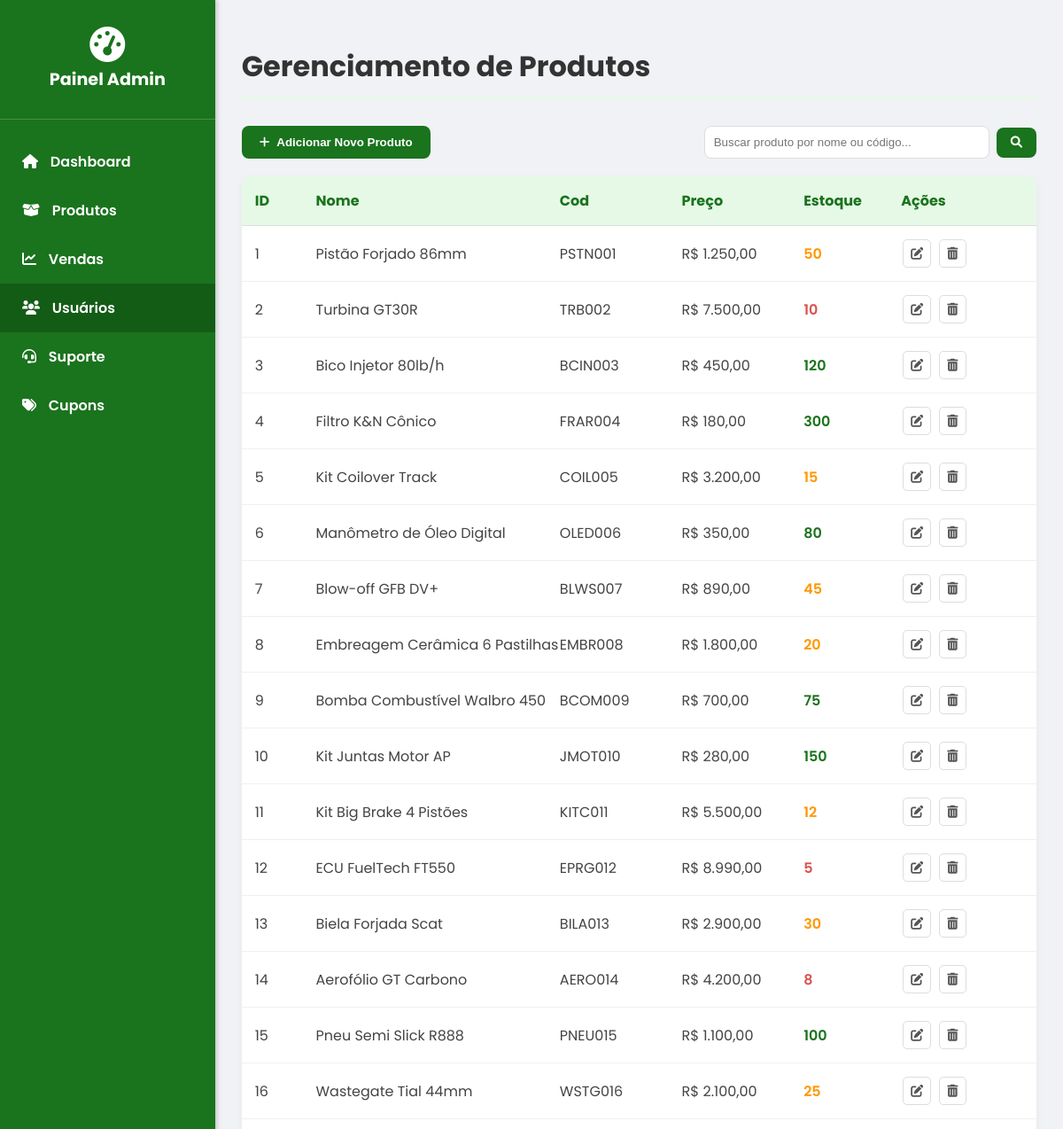
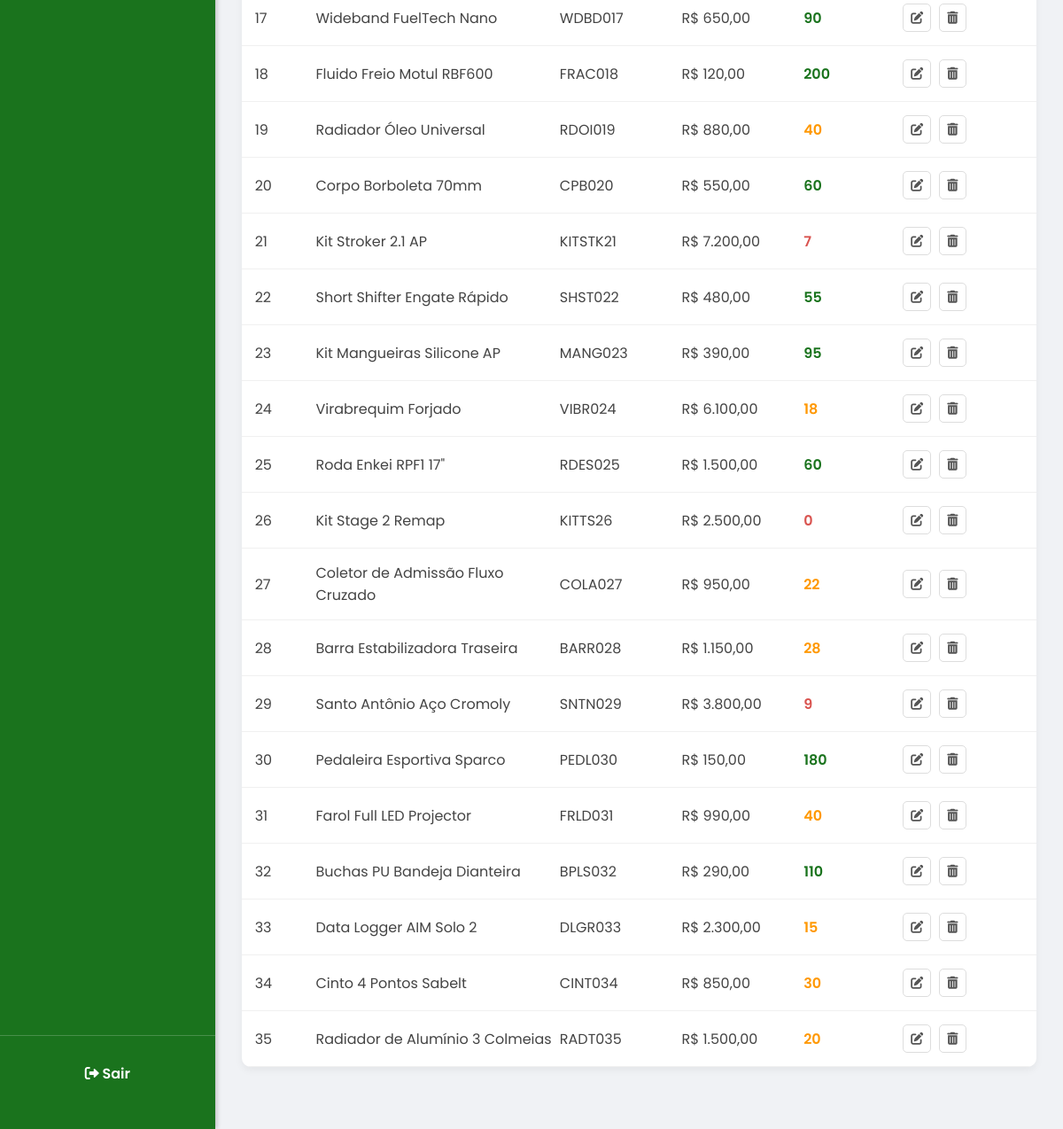
/produtos.php, run on the app's committed database (2 pictures, top to bottom).
### tables this page shows
CREATE TABLE IF NOT EXISTS produtos(
id_produto INT PRIMARY KEY AUTO_INCREMENT,
cod_produto VARCHAR(10),
nome_produto VARCHAR(150),
descricao_produto VARCHAR(255),
preco DECIMAL(10,2),
qtd_estoque INT,
categoria ENUM(
    'pistoes',
    'bielas',
    'virabrequins',
    'comando_valvulas',
    'tuchos_balancins',
    'juntas_motor',
    'kit_stroker',
    'kit_turbo',
    'turbina',
    'supercharger',
    'intercooler',
    'wastegate',
    'blowoff_valve',
    'tubulacoes_turbo',
    'filtro_ar_esportivo',
    'kit_admissao_direta',
    'corpo_borboleta',
    'coletor_admissao',
    'bomba_combustivel',
    'bico_injetor',
    'regulador_pressao_combustivel',
    'fuel_rail',
    'coletor_escape',
    'downpipe',
    'midpipe',
    'catback',
    'valvula_escapamento',
    'silencioso_esportivo',
    'ecu_programavel',
    'reprogramacao_ecu',
    'piggyback',
    'boost_controller',
    'sensores',
    'wideband',
    'data_logger',
    'embreagem_esportiva',
    'volante_motor_aliviado',
    'short_shifter',
    'diferencial_lsd',
    'kit_cambio',
    'coilover',
    'kit_suspensao_ar',
    'molas_esportivas',
    'barra_estabilizadora',
    'camber_kit',
    'bracos_regulaveis',
    'buchas_poliuretano',
    'kit_big_brake',
    'disco_freio',
    'pastilha_esportiva',
    'mangueira_malha_aco',
    'fluido_freio',
    'radiador',
    'ventoinha',
    'mangueira_silicone',
    'termostato_esportivo',
    'radiador_oleo',
    'reservatorio_expansao',
    'aerofolio',
    'splitter_dianteiro',
    'difusor_traseiro',
    'saias_laterais',
    'capo_fibra',
    'grade_frontal',
    'scoop_capo',
    'roda_esportiva',
    'roda_beadlock',
    'pneu_semi_slick',
    'pneu_slick',
    'espacador_roda',
    'porca_esportiva',
    'farol_led',
    'lanterna_traseira',
    'drl',
    'barra_led',
    'kit_xenon',
    'banco_concha',
    'volante_esportivo',
    'pedaleira',
    'tapete_personalizado',
    'manopla_cambio',
    'painel_digital',
    'manometro',
    'santo_antonio',
    'cinto_4pontos',
    'extintor_incendio',
    'chave_geral',
    'torquimetro',
    'scanner_obd2',
    'ferramenta_montagem',
    'medidor_compressao',
    'kit_stage1',
    'kit_stage2',
    'kit_stage3',
    'kit_swap_motor',
    'kit_track_day',
    'kit_drift',
    'wrap_automotivo',
    'pelicula',
    'adesivos',
    'placa_expositora',
    'capa_automotiva'
  ) NOT NULL,
  CREATED_AT TIMESTAMP DEFAULT CURRENT_TIMESTAMP
);

### produtos.php (the view, shortened to what this page needs)
<?php
require_once 'connection.php';
$produtos = array();
$termo_busca = '';
try {
    if (!empty($termo_busca)) {
        $sql = "SELECT * FROM produtos WHERE nome_produto LIKE ? OR cod_produto LIKE ? ORDER BY id_produto ASC";
        $stmt = $conn->prepare($sql);
        $busca_param = "%" . $termo_busca . "%";
        $stmt->bind_param("ss", $busca_param, $busca_param);
        $stmt->execute();
        $result = $stmt->get_result();
    } else {
        $sql = "SELECT * FROM produtos ORDER BY id_produto ASC";
        $result = $conn->query($sql);
    }
    if ($result->num_rows > 0) {
        while($row = $result->fetch_assoc()) {
            $produtos[] = $row;
        }
    }
} catch (Exception $e) {
    $erro = $e->getMessage();
    error_log("Erro em produtos.php: " . $erro);
} finally {
    if (isset($conn)) {
        $conn->close();
    }
}
?>
<!DOCTYPE html>
<html lang="pt-br">
<head>
    <link rel="stylesheet" href="produtos.css">
    <link rel="stylesheet" href="https://cdnjs.cloudflare.com/ajax/libs/font-awesome/6.0.0-beta3/css/all.min.css">
</head>
<body>
    <div class="admin-layout">
        <aside class="sidebar">
            <div class="sidebar-header">
                <i class="fas fa-tachometer-alt"></i>
                <h2>Painel Admin</h2>
            </div>
            <nav class="sidebar-nav">
                <a href="admin.php" class="nav-item"><i class="fas fa-home"></i> Dashboard</a>
                <a href="produtos.php" class="nav-item"><i class="fas fa-box-open"></i> Produtos</a>
                <a href="vendas.php" class="nav-item"><i class="fas fa-chart-line"></i> Vendas</a>
                <a href="usuarios.php" class="nav-item sidebar-link active" data-target="usuarios-section"><i class="fas fa-users"></i> Usuários</a>
                <a href="suporteAdmin.php" class="nav-item sidebar-link" data-target="suporte-section"><i class="fas fa-headset"></i> Suporte</a>
                <a href="cupons.php" class="nav-item"><i class="fas fa-tags"></i> Cupons</a>
            </nav>
            <div class="logout-section">
                <a href="index.php"><i class="fas fa-sign-out-alt"></i> Sair</a>
            </div>
        </aside>
        <main class="main-content">
            <h1 class="page-title">Gerenciamento de Produtos</h1>
            <section id="product-list-view" class="management-section active">
                <div class="action-bar">
                    <button class="add-btn" id="show-create-form"><i class="fas fa-plus"></i> Adicionar Novo
                        Produto</button>
                    <form method="GET" class="search-form">
                        <input type="text" name="busca" placeholder="Buscar produto por nome ou código..."
                               class="search-input" value="<?php echo htmlspecialchars($termo_busca); ?>">
                        <button type="submit" class="search-btn"><i class="fas fa-search"></i></button>
                    </form>
                </div>
                <div class="data-table">
                    <div class="table-header product-grid-template">
                        <span>ID</span>
                        <span>Nome</span>
                        <span>Cod</span>
                        <span>Preço</span>
                        <span>Estoque</span>
                        <span>Ações</span>
                    </div>
                    <?php if (!empty($produtos)): ?>
                        <?php foreach ($produtos as $produto): ?>
                            <div class="table-row product-grid-template" data-product-id="<?php echo $produto['id_produto']; ?>">
                                <span class="cell-data"><?php echo $produto['id_produto']; ?></span>
                                <span class="cell-data"><?php echo htmlspecialchars($produto['nome_produto']); ?></span>
                                <span class="cell-data"><?php echo htmlspecialchars($produto['cod_produto']); ?></span>
                                <span class="cell-data">R$ <?php echo number_format($produto['preco'], 2, ',', '.'); ?></span>
                                <span class="cell-data <?php echo $produto['qtd_estoque'] > 50 ? 'green' : ($produto['qtd_estoque'] > 10 ? 'orange' : 'red'); ?>">
                                    <?php echo $produto['qtd_estoque']; ?>
                                </span>
                                <span class="cell-data actions">
                                    <button class="action-btn edit edit-btn" title="Editar Produto" data-id="<?php echo $produto['id_produto']; ?>">
                                        <i class="fas fa-edit"></i>
                                    </button>
                                    <button class="action-btn delete delete-btn" title="Excluir Produto" data-id="<?php echo $produto['id_produto']; ?>">
                                        <i class="fas fa-trash-alt"></i>
                                    </button>
                                </span>
                            </div>
                        <?php endforeach; ?>
                    <?php endif; ?>
                </div>
            </section>
        </main>
    </div>
</body>
</html>

### produtos.css (style rules this page uses)
body { font-family: 'Poppins', sans-serif; background-color: #f0f2f5; margin: 0; padding: 0; min-height: 100vh; }
.admin-layout { display: flex; min-height: 100vh; }
.sidebar { width: 250px; background-color: #1a731d; color: #fff; display: flex; flex-direction: column; padding: 20px 0; box-shadow: 2px 0 5px rgba(0, 0, 0, 0.2); }
.sidebar-header { text-align: center; padding: 10px 0 30px; border-bottom: 1px solid rgba(255, 255, 255, 0.2); margin-bottom: 20px; }
.sidebar-header i { font-size: 2.5rem; margin-bottom: 5px; }
.sidebar-header h2 { font-size: 1.2rem; font-weight: 700; margin: 0; }
.sidebar-nav { flex-grow: 1; }
.nav-item { display: block; padding: 15px 25px; color: #fff; text-decoration: none; font-weight: 600; transition: background-color 0.3s ease; }
.nav-item i { margin-right: 10px; }
.nav-item:hover, .nav-item.active { background-color: #135c16; }
.logout-section { padding: 20px; border-top: 1px solid rgba(255, 255, 255, 0.2); }
.logout-section a { display: block; color: #fff; text-decoration: none; font-weight: 600; padding: 10px; text-align: center; border-radius: 5px; transition: background-color 0.3s ease; }
.main-content { flex-grow: 1; padding: 30px; }
.page-title { color: #333; font-size: 2rem; font-weight: 700; margin-bottom: 30px; border-bottom: 3px solid #e6f9e6; padding-bottom: 10px; }
.management-section { display: none; margin-bottom: 40px; }
.management-section.active { display: block; }
.action-bar { display: flex; justify-content: space-between; margin-bottom: 20px; gap: 20px; }
.add-btn { background-color: #1a731d; color: #fff; border: none; padding: 10px 20px; border-radius: 8px; font-weight: 600; cursor: pointer; transition: background-color 0.3s ease; text-decoration: none; display: inline-flex; align-items: center; }
.add-btn i { margin-right: 8px; }
.search-form { display: flex; align-items: center; gap: 8px; position: relative; }
.search-input { padding: 10px; border: 1px solid #ddd; border-radius: 8px; width: 300px; transition: border-color 0.3s; }
.search-btn { background-color: #1a731d; color: white; border: none; padding: 10px 16px; border-radius: 8px; cursor: pointer; transition: background-color 0.3s; display: flex; align-items: center; justify-content: center; }
.action-btn { padding: 8px 12px; border: none; border-radius: 6px; cursor: pointer; transition: all 0.3s ease; margin: 0 2px; display: inline-flex; align-items: center; justify-content: center; font-size: 14px; }
.edit { background-color: #007bff; color: white; }
.delete { background-color: #dc3545; color: white; }
.actions { display: flex; gap: 5px; justify-content: center; }
.data-table { background-color: #fff; border-radius: 10px; box-shadow: 0 4px 8px rgba(0, 0, 0, 0.05); overflow: hidden; }
.product-grid-template { grid-template-columns: 0.5fr 2fr 1fr 1fr 0.8fr 1fr; }
.table-header { display: grid; padding: 15px; background-color: #e6f9e6; font-weight: 700; color: #1a731d; border-bottom: 1px solid #ddd; }
.table-row { display: grid; padding: 15px; border-bottom: 1px solid #f0f0f0; align-items: center; }
.cell-data { color: #444; }
.cell-data.green, .status.active { color: #1a731d; font-weight: 600; }
.cell-data.orange, .status.processing { color: #ff9800; font-weight: 600; }
.cell-data.red, .status.cancelled, .status.inactive { color: #d9534f; font-weight: 600; }
.actions { display: flex; gap: 5px; justify-content: flex-start; }
.action-btn { background: none; border: 1px solid #ddd; color: #555; padding: 8px; border-radius: 5px; cursor: pointer; transition: background-color 0.3s ease, color 0.3s ease, border-color 0.3s ease; }

### data on the page
produtos: id_produto "1", nome_produto "Pistão Forjado 86mm", cod_produto "PSTN001", preco "1.250,00", qtd_estoque "50"
produtos: id_produto "2", nome_produto "Turbina GT30R", cod_produto "TRB002", preco "7.500,00", qtd_estoque "10"
produtos: id_produto "3", nome_produto "Bico Injetor 80lb/h", cod_produto "BCIN003", preco "450,00", qtd_estoque "120"
produtos: id_produto "4", nome_produto "Filtro K&N Cônico", cod_produto "FRAR004", preco "180,00", qtd_estoque "300"
produtos: id_produto "5", nome_produto "Kit Coilover Track", cod_produto "COIL005", preco "3.200,00", qtd_estoque "15"
produtos: id_produto "6", nome_produto "Manômetro de Óleo Digital", cod_produto "OLED006", preco "350,00", qtd_estoque "80"
produtos: id_produto "7", nome_produto "Blow-off GFB DV+", cod_produto "BLWS007", preco "890,00", qtd_estoque "45"
produtos: id_produto "8", nome_produto "Embreagem Cerâmica 6 Pastilhas", cod_produto "EMBR008", preco "1.800,00", qtd_estoque "20"
produtos: id_produto "9", nome_produto "Bomba Combustível Walbro 450", cod_produto "BCOM009", preco "700,00", qtd_estoque "75"
produtos: id_produto "10", nome_produto "Kit Juntas Motor AP", cod_produto "JMOT010", preco "280,00", qtd_estoque "150"
produtos: id_produto "11", nome_produto "Kit Big Brake 4 Pistões", cod_produto "KITC011", preco "5.500,00", qtd_estoque "12"
produtos: id_produto "12", nome_produto "ECU FuelTech FT550", cod_produto "EPRG012", preco "8.990,00", qtd_estoque "5"
produtos: id_produto "13", nome_produto "Biela Forjada Scat", cod_produto "BILA013", preco "2.900,00", qtd_estoque "30"
produtos: id_produto "14", nome_produto "Aerofólio GT Carbono", cod_produto "AERO014", preco "4.200,00", qtd_estoque "8"
produtos: id_produto "15", nome_produto "Pneu Semi Slick R888", cod_produto "PNEU015", preco "1.100,00", qtd_estoque "100"
produtos: id_produto "16", nome_produto "Wastegate Tial 44mm", cod_produto "WSTG016", preco "2.100,00", qtd_estoque "25"
produtos: id_produto "17", nome_produto "Wideband FuelTech Nano", cod_produto "WDBD017", preco "650,00", qtd_estoque "90"
produtos: id_produto "18", nome_produto "Fluido Freio Motul RBF600", cod_produto "FRAC018", preco "120,00", qtd_estoque "200"
produtos: id_produto "19", nome_produto "Radiador Óleo Universal", cod_produto "RDOI019", preco "880,00", qtd_estoque "40"
produtos: id_produto "20", nome_produto "Corpo Borboleta 70mm", cod_produto "CPB020", preco "550,00", qtd_estoque "60"
produtos: id_produto "21", nome_produto "Kit Stroker 2.1 AP", cod_produto "KITSTK21", preco "7.200,00", qtd_estoque "7"
produtos: id_produto "22", nome_produto "Short Shifter Engate Rápido", cod_produto "SHST022", preco "480,00", qtd_estoque "55"
produtos: id_produto "23", nome_produto "Kit Mangueiras Silicone AP", cod_produto "MANG023", preco "390,00", qtd_estoque "95"
produtos: id_produto "24", nome_produto "Virabrequim Forjado", cod_produto "VIBR024", preco "6.100,00", qtd_estoque "18"
produtos: id_produto "25", nome_produto "Roda Enkei RPF1 17\"", cod_produto "RDES025", preco "1.500,00", qtd_estoque "60"
produtos: id_produto "26", nome_produto "Kit Stage 2 Remap", cod_produto "KITTS26", preco "2.500,00", qtd_estoque "0"
produtos: id_produto "27", nome_produto "Coletor de Admissão Fluxo Cruzado", cod_produto "COLA027", preco "950,00", qtd_estoque "22"
produtos: id_produto "28", nome_produto "Barra Estabilizadora Traseira", cod_produto "BARR028", preco "1.150,00", qtd_estoque "28"
produtos: id_produto "29", nome_produto "Santo Antônio Aço Cromoly", cod_produto "SNTN029", preco "3.800,00", qtd_estoque "9"
produtos: id_produto "30", nome_produto "Pedaleira Esportiva Sparco", cod_produto "PEDL030", preco "150,00", qtd_estoque "180"
produtos: id_produto "31", nome_produto "Farol Full LED Projector", cod_produto "FRLD031", preco "990,00", qtd_estoque "40"
produtos: id_produto "32", nome_produto "Buchas PU Bandeja Dianteira", cod_produto "BPLS032", preco "290,00", qtd_estoque "110"
produtos: id_produto "33", nome_produto "Data Logger AIM Solo 2", cod_produto "DLGR033", preco "2.300,00", qtd_estoque "15"
produtos: id_produto "34", nome_produto "Cinto 4 Pontos Sabelt", cod_produto "CINT034", preco "850,00", qtd_estoque "30"
produtos: id_produto "35", nome_produto "Radiador de Alumínio 3 Colmeias", cod_produto "RADT035", preco "1.500,00", qtd_estoque "20"
